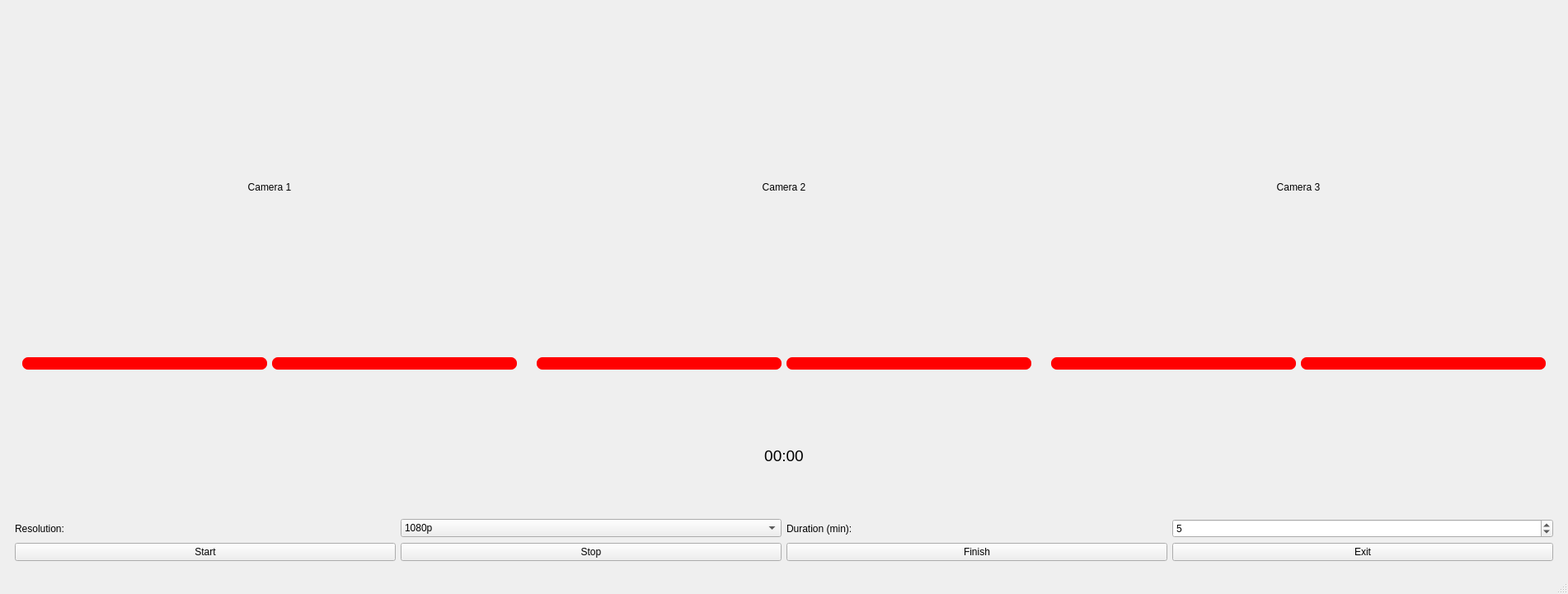
<?xml version="1.0" encoding="UTF-8"?>
<ui version="4.0">
 <class>MainWindow</class>
 <widget class="QMainWindow" name="MainWindow">
  <property name="geometry">
   <rect>
    <x>100</x>
    <y>100</y>
    <width>960</width>
    <height>720</height>
   </rect>
  </property>
  <property name="windowTitle">
   <string>Multi Camera Recording</string>
  </property>
  <widget class="QWidget" name="centralwidget">
   <layout class="QVBoxLayout" name="verticalLayout_main">
    <!-- 视频显示区域 -->
    <item>
     <widget class="QWidget" name="widget_video">
      <layout class="QHBoxLayout" name="horizontalLayout_video">
       <!-- 摄像头1 -->
       <item>
        <widget class="QWidget" name="camera1Widget">
         <layout class="QVBoxLayout" name="verticalLayout_cam1">
          <item>
           <widget class="QLabel" name="label_camera1">
            <property name="minimumSize">
             <size>
              <width>600</width>
              <height>400</height>
             </size>
            </property>
            <property name="alignment">
             <set>Qt::AlignCenter</set>
            </property>
            <property name="text">
             <string>Camera 1</string>
            </property>
           </widget>
          </item>
          <item>
           <layout class="QHBoxLayout" name="layout_indicator1">
            <item>
             <widget class="QLabel" name="label_device1" >
              <property name="minimumSize">
               <size>
                <width>15</width>
                <height>15</height>
               </size>
              </property>
              <property name="autoFillBackground">
               <bool>true</bool>
              </property>
              <property name="styleSheet">
               <string notr="true">background-color: red; border-radius:7px;</string>
              </property>
             </widget>
            </item>
            <item>
             <widget class="QLabel" name="label_recording1" >
              <property name="minimumSize">
               <size>
                <width>15</width>
                <height>15</height>
               </size>
              </property>
              <property name="autoFillBackground">
               <bool>true</bool>
              </property>
              <property name="styleSheet">
               <string notr="true">background-color: red; border-radius:7px;</string>
              </property>
             </widget>
            </item>
           </layout>
          </item>
         </layout>
        </widget>
       </item>
       <!-- 摄像头2 -->
       <item>
        <widget class="QWidget" name="camera2Widget">
         <layout class="QVBoxLayout" name="verticalLayout_cam2">
          <item>
           <widget class="QLabel" name="label_camera2">
            <property name="minimumSize">
             <size>
              <width>600</width>
              <height>400</height>
             </size>
            </property>
            <property name="alignment">
             <set>Qt::AlignCenter</set>
            </property>
            <property name="text">
             <string>Camera 2</string>
            </property>
           </widget>
          </item>
          <item>
           <layout class="QHBoxLayout" name="layout_indicator2">
            <item>
             <widget class="QLabel" name="label_device2">
              <property name="minimumSize">
               <size>
                <width>15</width>
                <height>15</height>
               </size>
              </property>
              <property name="autoFillBackground">
               <bool>true</bool>
              </property>
              <property name="styleSheet">
               <string notr="true">background-color: red; border-radius:7px;</string>
              </property>
             </widget>
            </item>
            <item>
             <widget class="QLabel" name="label_recording2">
              <property name="minimumSize">
               <size>
                <width>15</width>
                <height>15</height>
               </size>
              </property>
              <property name="autoFillBackground">
               <bool>true</bool>
              </property>
              <property name="styleSheet">
               <string notr="true">background-color: red; border-radius:7px;</string>
              </property>
             </widget>
            </item>
           </layout>
          </item>
         </layout>
        </widget>
       </item>
       <!-- 摄像头3 -->
       <item>
        <widget class="QWidget" name="camera3Widget">
         <layout class="QVBoxLayout" name="verticalLayout_cam3">
          <item>
           <widget class="QLabel" name="label_camera3">
            <property name="minimumSize">
             <size>
              <width>600</width>
              <height>400</height>
             </size>
            </property>
            <property name="alignment">
             <set>Qt::AlignCenter</set>
            </property>
            <property name="text">
             <string>Camera 3</string>
            </property>
           </widget>
          </item>
          <item>
           <layout class="QHBoxLayout" name="layout_indicator3">
            <item>
             <widget class="QLabel" name="label_device3">
              <property name="minimumSize">
               <size>
                <width>15</width>
                <height>15</height>
               </size>
              </property>
              <property name="autoFillBackground">
               <bool>true</bool>
              </property>
              <property name="styleSheet">
               <string notr="true">background-color: red; border-radius:7px;</string>
              </property>
             </widget>
            </item>
            <item>
             <widget class="QLabel" name="label_recording3">
              <property name="minimumSize">
               <size>
                <width>15</width>
                <height>15</height>
               </size>
              </property>
              <property name="autoFillBackground">
               <bool>true</bool>
              </property>
              <property name="styleSheet">
               <string notr="true">background-color: red; border-radius:7px;</string>
              </property>
             </widget>
            </item>
           </layout>
          </item>
         </layout>
        </widget>
       </item>
      </layout>
     </widget>
    </item>
    <!-- 控制区域 -->
    <item>
     <widget class="QWidget" name="widget_control">
      <layout class="QVBoxLayout" name="verticalLayout_control">
       <item>
        <widget class="QLabel" name="label_timer">
         <property name="text">
          <string>00:00</string>
         </property>
         <property name="alignment">
          <set>Qt::AlignCenter</set>
         </property>
         <property name="font">
          <font>
           <pointsize>14</pointsize>
          </font>
         </property>
        </widget>
       </item>
       <item>
        <layout class="QHBoxLayout" name="horizontalLayout_settings">
         <item>
          <widget class="QLabel" name="label_resolution">
           <property name="text">
            <string>Resolution:</string>
           </property>
          </widget>
         </item>
         <item>
          <widget class="QComboBox" name="comboBox_resolution">
           <item>
            <property name="text">
             <string>1080p</string>
            </property>
           </item>
           <item>
            <property name="text">
             <string>2k</string>
            </property>
           </item>
          </widget>
         </item>
         <item>
          <widget class="QLabel" name="label_duration">
           <property name="text">
            <string>Duration (min):</string>
           </property>
          </widget>
         </item>
         <item>
          <widget class="QSpinBox" name="spinBox_duration">
           <property name="minimum">
            <number>1</number>
           </property>
           <property name="maximum">
            <number>60</number>
           </property>
           <property name="value">
            <number>5</number>
           </property>
          </widget>
         </item>
        </layout>
       </item>
       <item>
        <layout class="QHBoxLayout" name="horizontalLayout_buttons">
         <item>
          <widget class="QPushButton" name="pushButton_start">
           <property name="text">
            <string>Start</string>
           </property>
          </widget>
         </item>
         <item>
          <widget class="QPushButton" name="pushButton_stop">
           <property name="text">
            <string>Stop</string>
           </property>
          </widget>
         </item>
         <item>
          <widget class="QPushButton" name="pushButton_finish">
           <property name="text">
            <string>Finish</string>
           </property>
          </widget>
         </item>
         <item>
          <widget class="QPushButton" name="pushButton_exit">
           <property name="text">
            <string>Exit</string>
           </property>
          </widget>
         </item>
        </layout>
       </item>
      </layout>
     </widget>
    </item>
   </layout>
  </widget>
  <widget class="QStatusBar" name="statusbar"/>
 </widget>
 <resources/>
 <connections/>
</ui>
